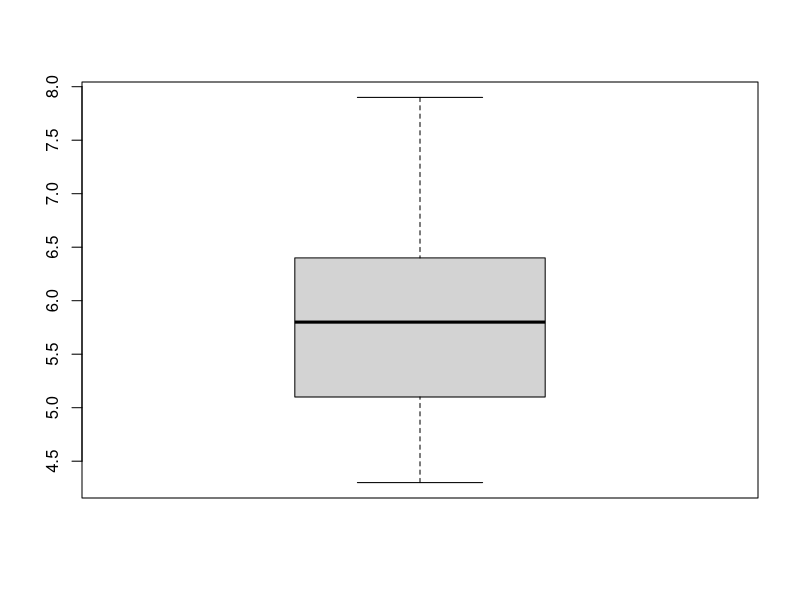
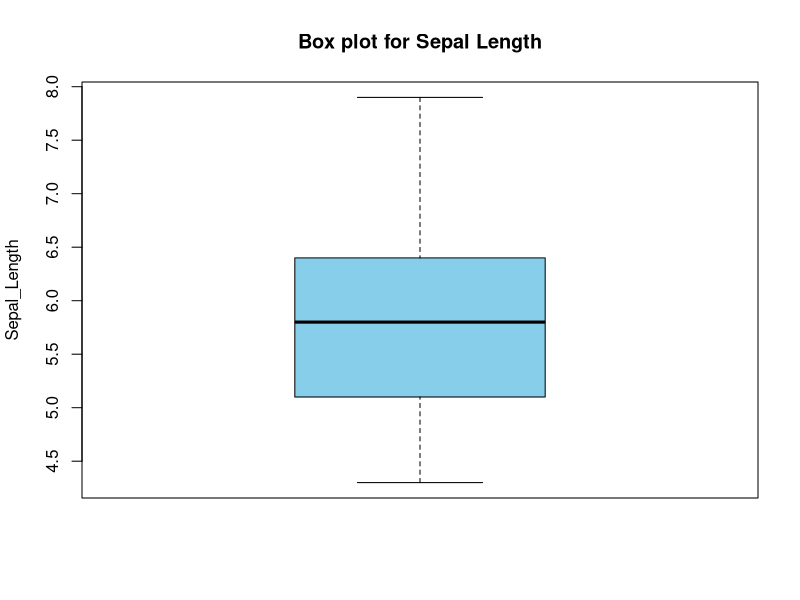
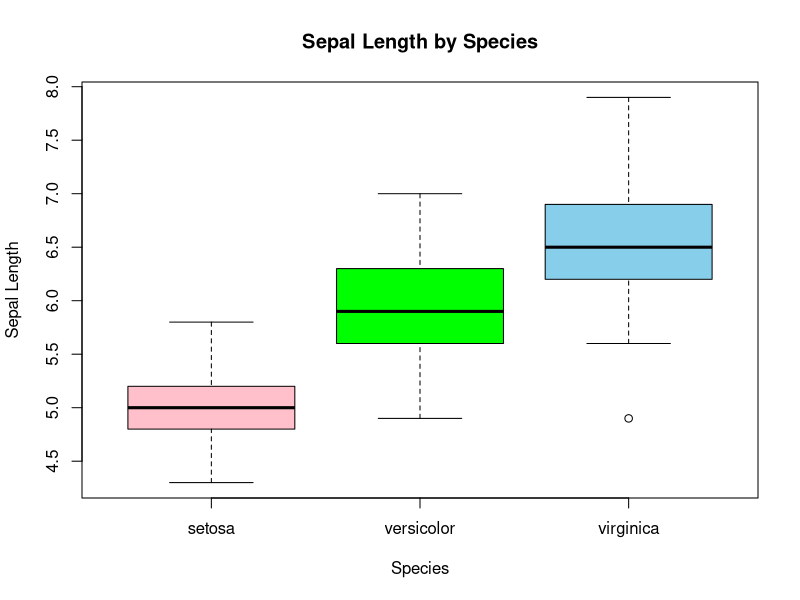
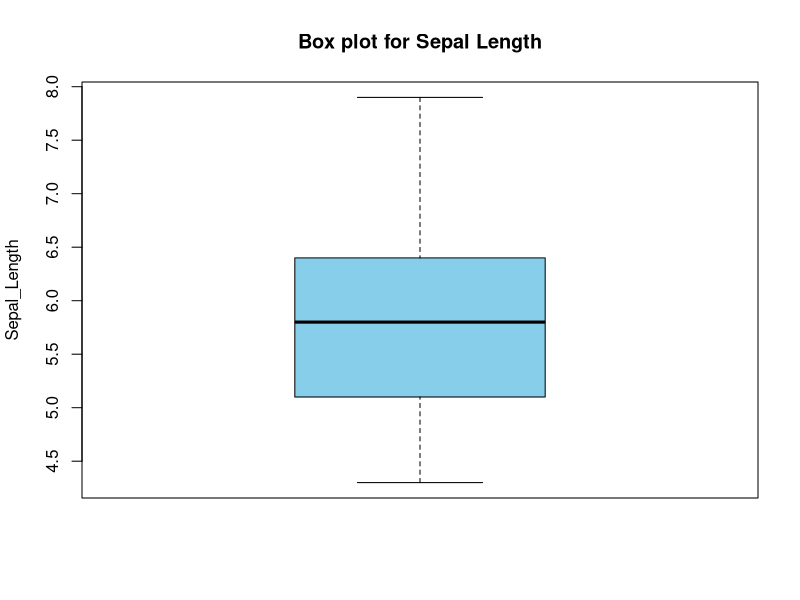
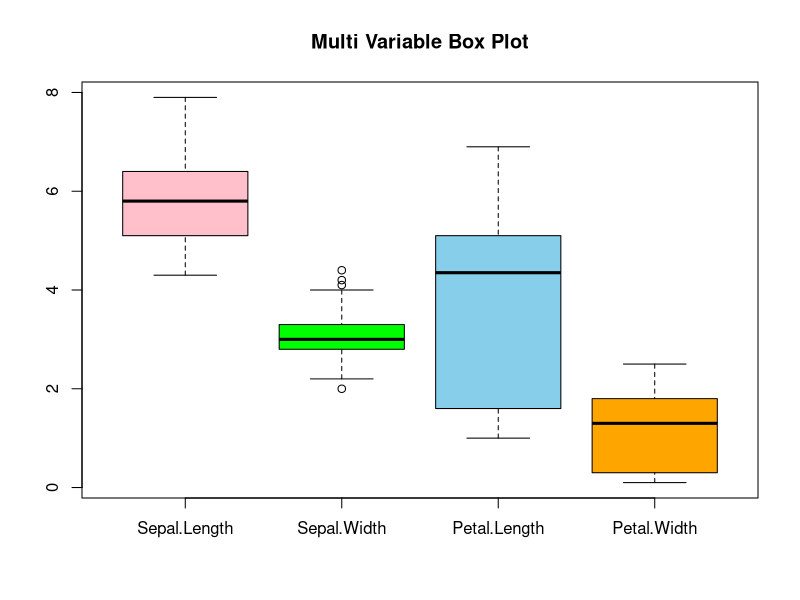
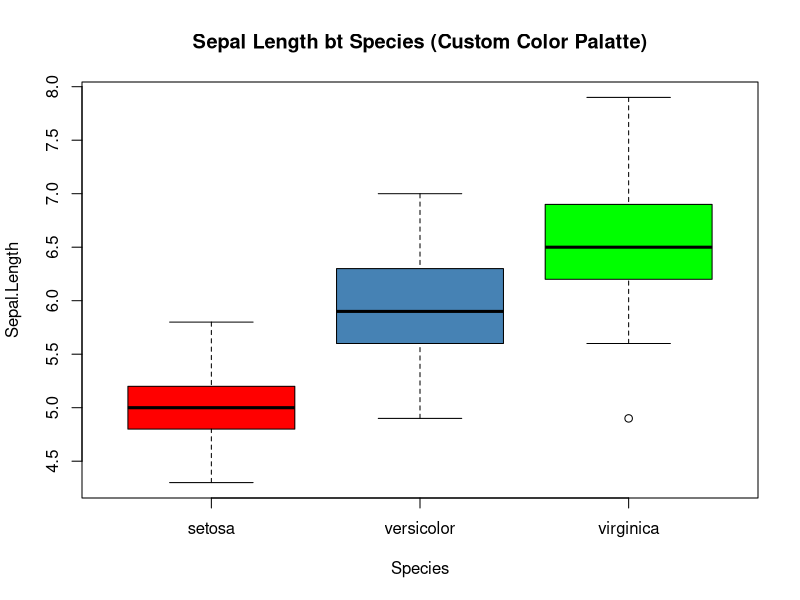
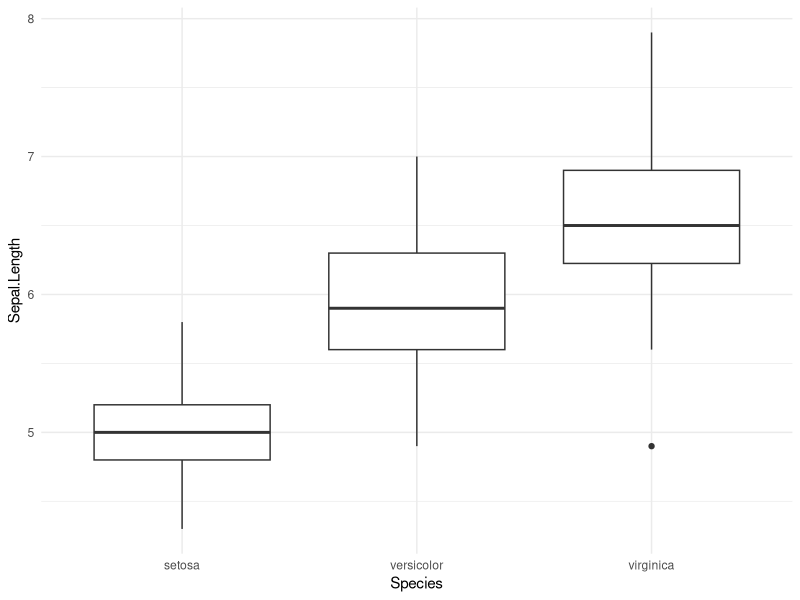
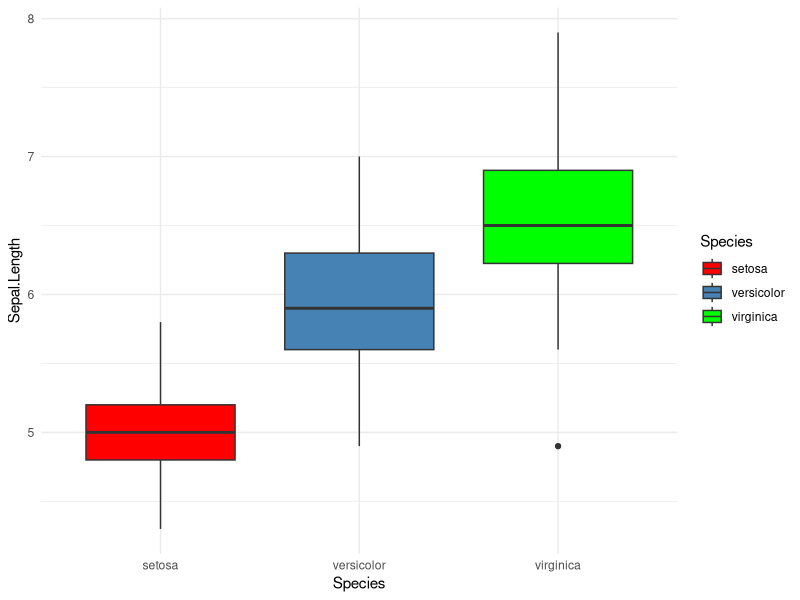

Here is the R script that generated these plots, in order:
data(iris)
#Understand the data
str(iris)
View(iris)
class(iris)
?iris

#Basic box plot
boxplot(iris$Sepal.Length)

#Add Title & Labels
boxplot(iris$Sepal.Length,
        main="Box plot for Sepal Length",
        ylab="Sepal_Length",
        col='skyblue')


#Grouped Box plot(by Species)
boxplot(Sepal.Length~Species,
        data=iris,
        main="Sepal Length by Species",
        xlab="Species",
        ylab="Sepal Length",
        col=c('pink','green','skyblue'))

#Multi-Variable Box Plot
boxplot(iris$Sepal.Length,
        main="Box plot for Sepal Length",
        ylab="Sepal_Length",
        col='skyblue')
boxplot(iris[,1:4],
        main="Multi Variable Box Plot",
        col=c('pink','green','skyblue','orange'))


#Using customer color Palette
species_colors<-c("setosa"="red",
                  "Versicolor"="steelblue",
                  "virginca"="green")


boxplot(
  Sepal.Length~Species,
  data = iris,
  col = species_colors,
  main = "Sepal Length bt Species (Custom Color Palatte)"
)





library(ggplot2)
ggplot(iris,
       aes(x=Species,y=Sepal.Length))+
  geom_boxplot()+
  theme_minimal()

#Using Manual Color Palettes
ggplot(iris,aes(x=Species,y=Sepal.Length,fill=Species))+
  geom_boxplot()+
  scale_fill_manual(
    values=c(
      "setosa" = "red",
      "versicolor" ="steelblue",
      "virginica" = "green"
    )
  )+theme_minimal()

